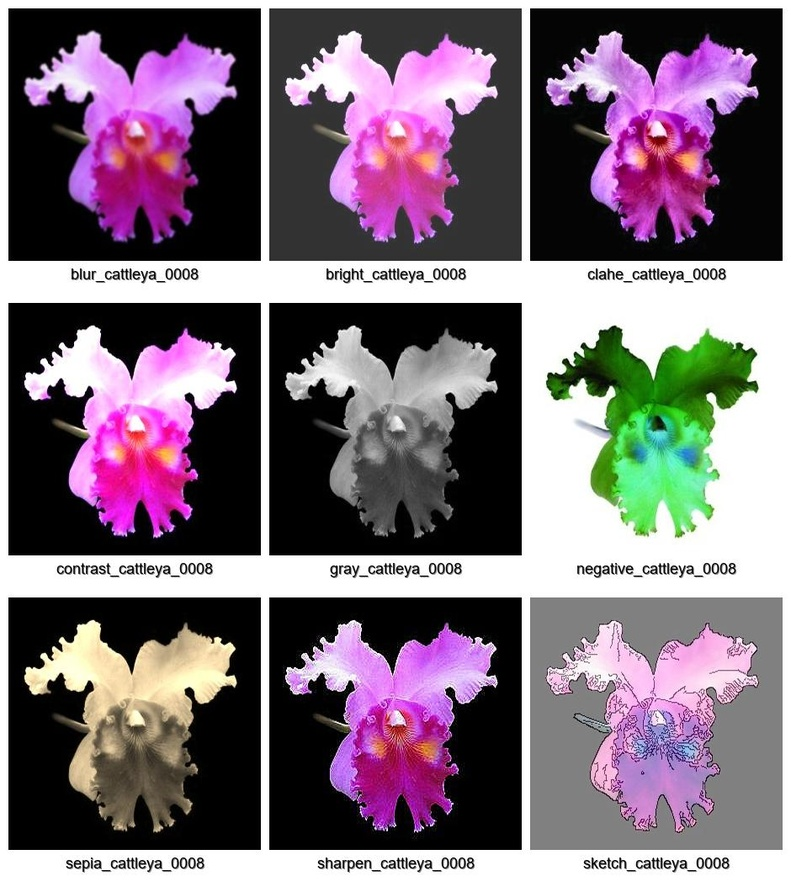
#> input picture grade_filtros.jpg, 791 x 892 px, shrunk from 940 x 1060 before the run; its folder holds only this picture in this run
$ python -i editar_filtros_img_label.py   (imports and definitions only)
#> lines starting #> are read from the running program, lines starting #| are printed output that depends on the picture
#> further down, picture is the input picture: shape (892, 791, 3); mean B, G, R 122.5, 110.7, 125.4
import cv2
import os
import glob
import shutil
import numpy as np

# Diretórios
pasta_imagens = './images'
pasta_labels = './labels'
pasta_saida_imagens = './images_augmented'
pasta_saida_labels = './labels_augmented'

# Criar pastas de saída se não existirem
# [2 lines not run here, left out]

# Funções auxiliares para filtros
def ajustar_brilho_contraste(imagem, brilho=0, contraste=1.0):
    return cv2.convertScaleAbs(imagem, alpha=contraste, beta=brilho)

def aplicar_clahe(imagem):
    lab = cv2.cvtColor(imagem, cv2.COLOR_BGR2LAB)
#> lab: shape (892, 791, 3); mean of channels 0, 1, 2 119.8, 135.2, 124.9
    l, a, b = cv2.split(lab)
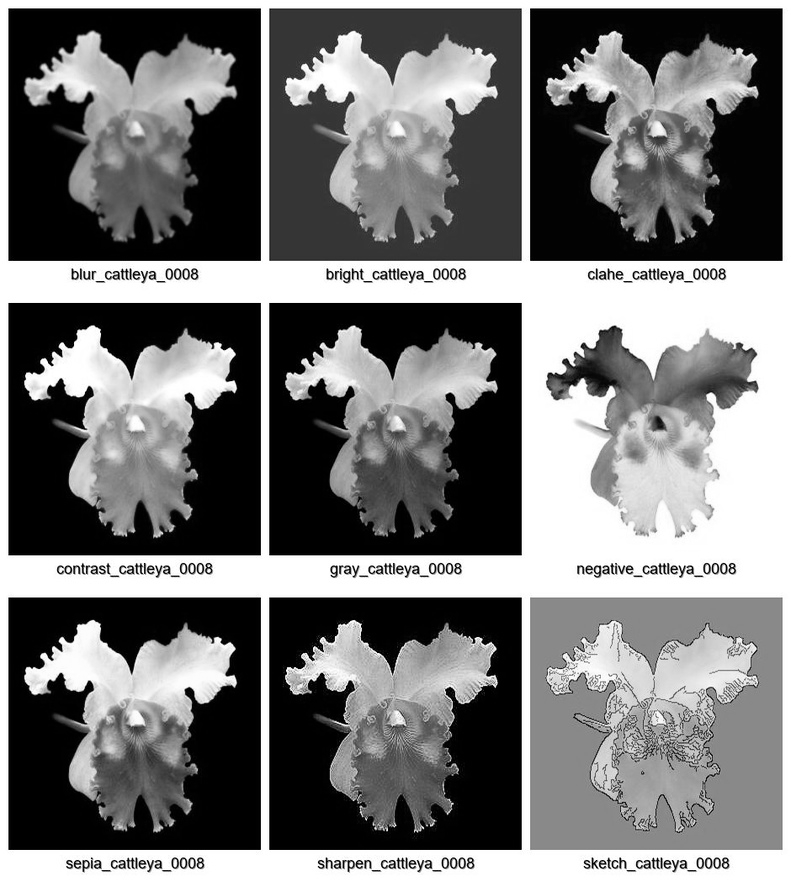
#> l: shape (892, 791); min 0, max 255, mean 119.8
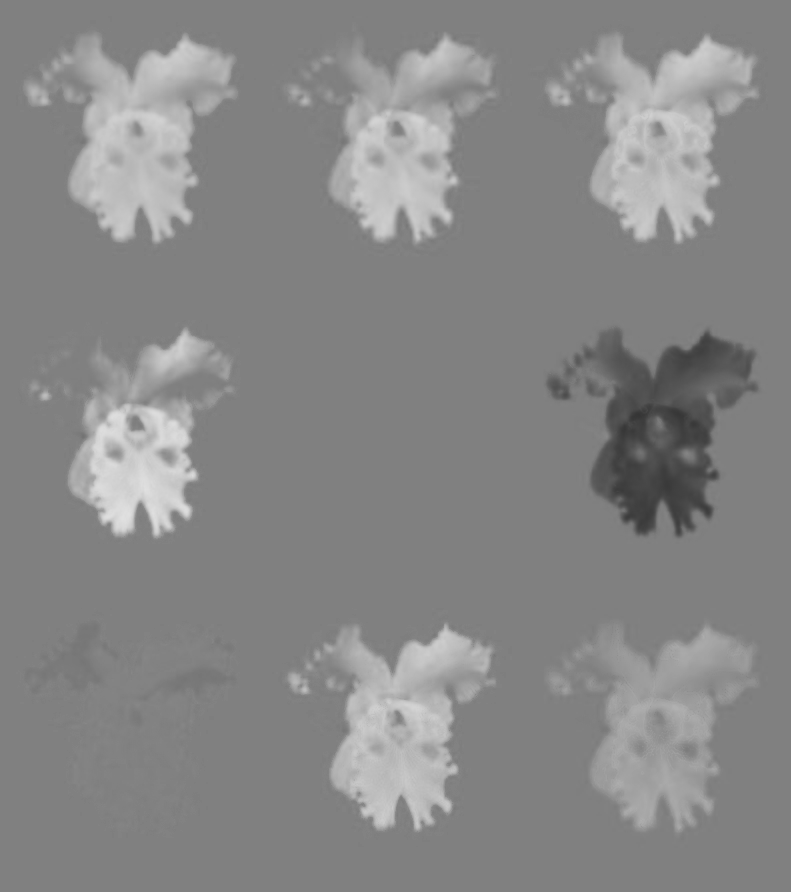
#> a: shape (892, 791); min 53, max 224, mean 135.2
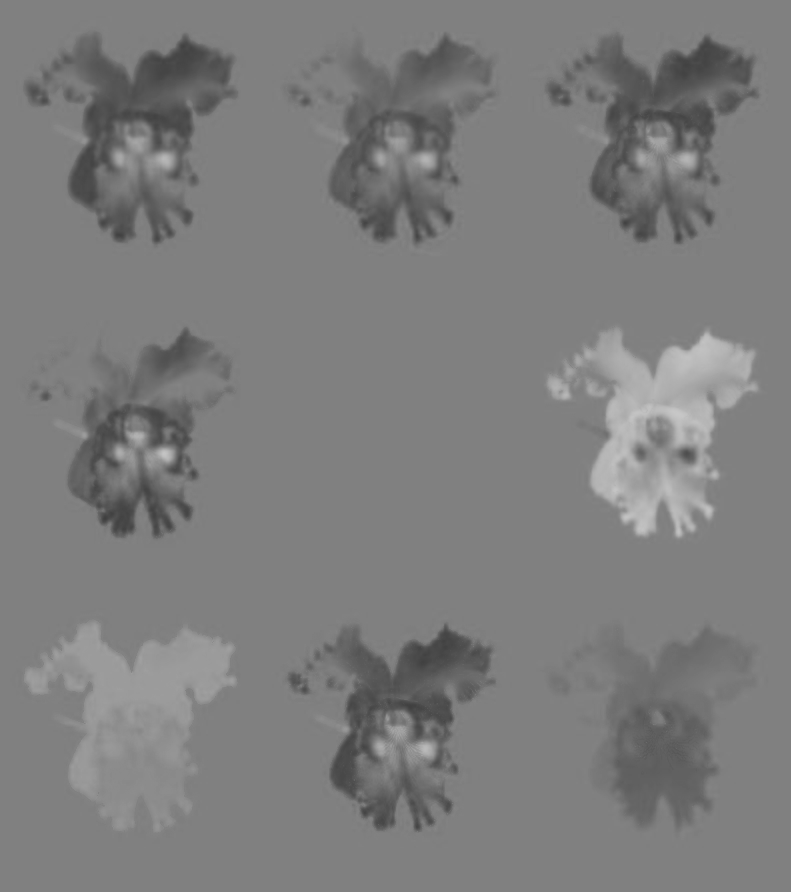
#> b: shape (892, 791); min 63, max 199, mean 124.9
    clahe = cv2.createCLAHE(clipLimit=2.0, tileGridSize=(8,8))
    cl = clahe.apply(l)
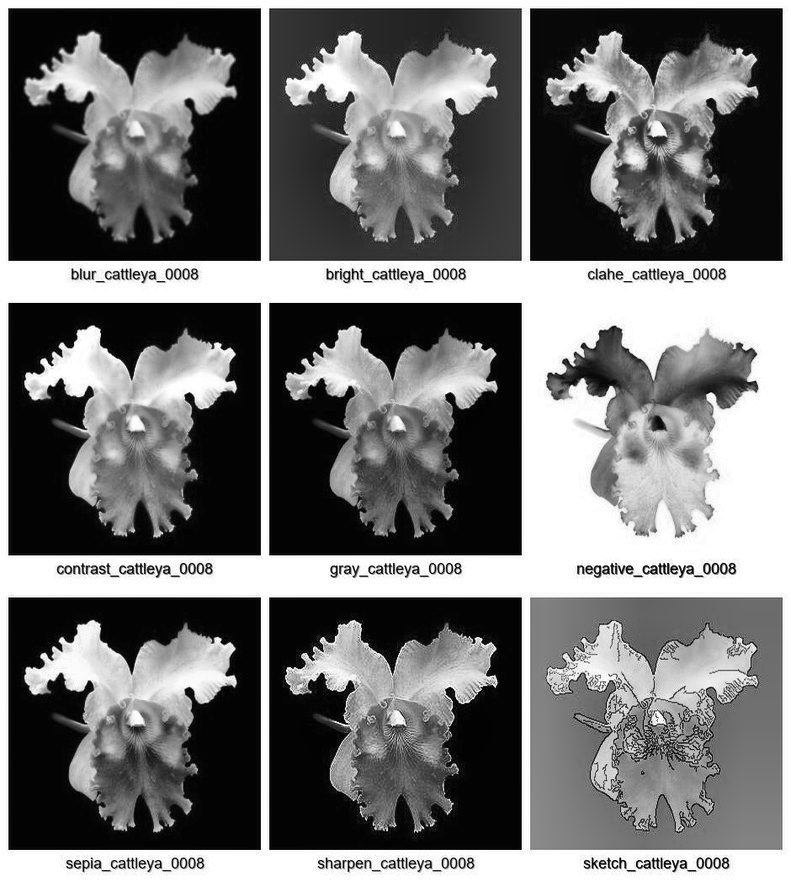
#> cl: shape (892, 791); min 1, max 255, mean 116.8
    imagem_clahe = cv2.merge((cl,a,b))
#> imagem_clahe: shape (892, 791, 3); mean of channels 0, 1, 2 116.8, 135.2, 124.9
    return cv2.cvtColor(imagem_clahe, cv2.COLOR_LAB2BGR)
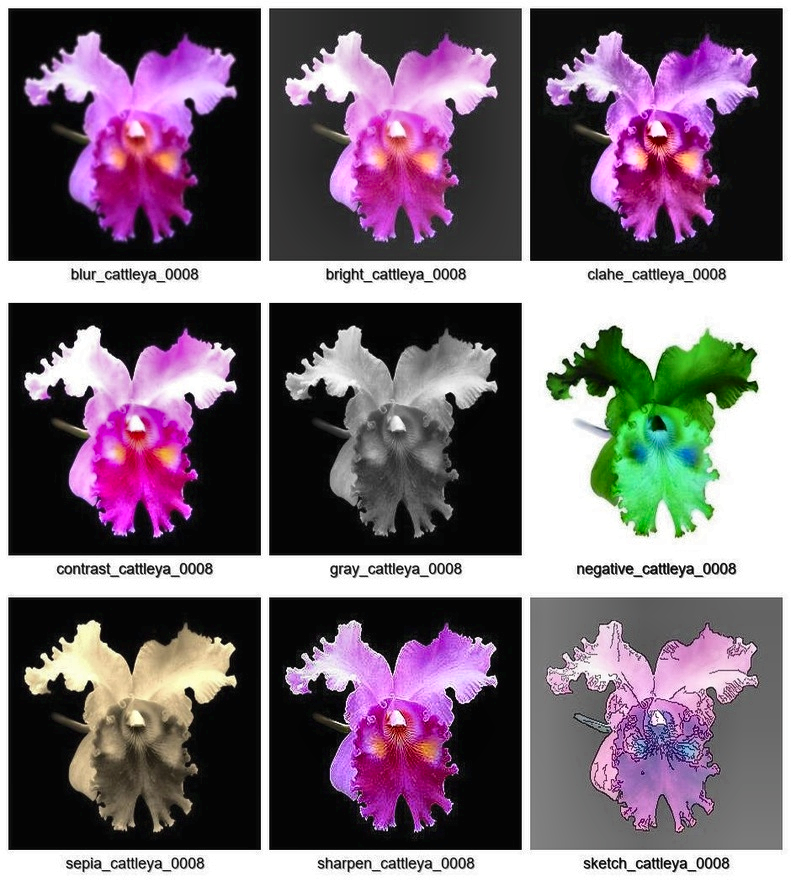
#> returned value: shape (892, 791, 3); mean B, G, R 119.7, 108, 122.3

def aplicar_sepia(imagem):
    kernel_sepia = np.array([[0.272, 0.534, 0.131],
                             [0.349, 0.686, 0.168],
                             [0.393, 0.769, 0.189]])
    sepia = cv2.transform(imagem, kernel_sepia)
    return np.clip(sepia, 0, 255).astype(np.uint8)

# Filtros desejados
filtros = {
    'gray': lambda img: cv2.cvtColor(img, cv2.COLOR_BGR2GRAY),
    'sketch': lambda img: cv2.cvtColor(cv2.addWeighted(img, 0.5, cv2.cvtColor(cv2.bitwise_not(cv2.Canny(cv2.cvtColor(img, cv2.COLOR_BGR2GRAY), 30, 100)), cv2.COLOR_GRAY2BGR), 0.5, 0.0), cv2.COLOR_BGR2RGB),
    'bright': lambda img: ajustar_brilho_contraste(img, brilho=50),
    'contrast': lambda img: ajustar_brilho_contraste(img, contraste=1.5),
    'sharpen': lambda img: cv2.filter2D(img, -1, np.array([[0, -1, 0], [-1, 5,-1], [0, -1, 0]])),
    'blur': lambda img: cv2.GaussianBlur(img, (5, 5), 0),
    'clahe': lambda img: aplicar_clahe(img),
    'sepia': lambda img: aplicar_sepia(img),
    'negative': lambda img: cv2.bitwise_not(img)
}

# Processar todas as imagens
# [32 lines not run here, left out]

>>> import cv2
>>> picture = cv2.imread('grade_filtros.jpg')
>>> result = aplicar_clahe(picture)
